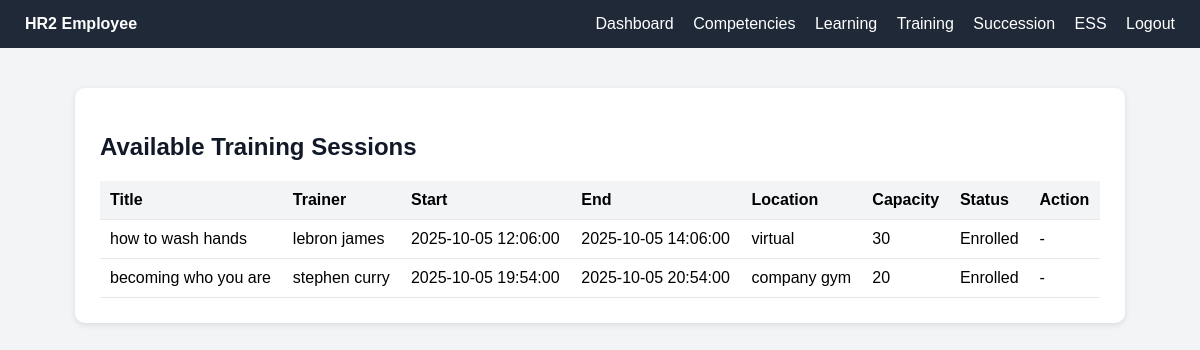
Before: /modules/hr2/user/training.php (signed in) with the older database file.
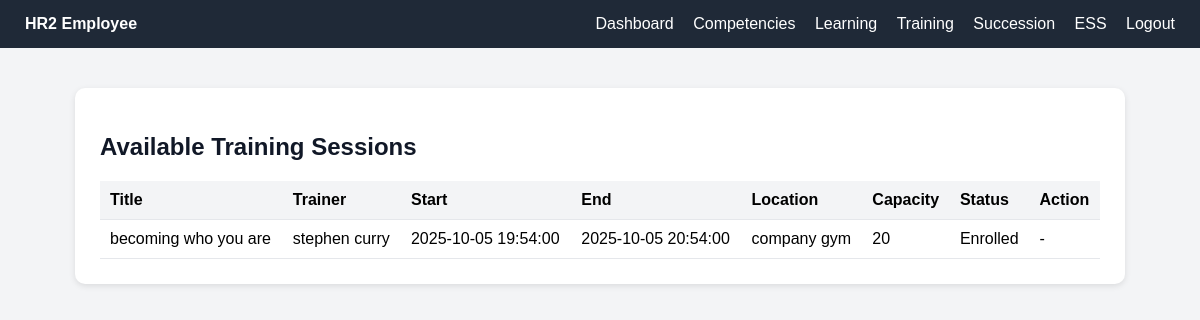
After: the same page with the newer database file.
### tables this page shows
CREATE TABLE `training_sessions` (
  `id` int(11) NOT NULL,
  `training_id` varchar(11) NOT NULL,
  `title` varchar(255) NOT NULL,
  `description` text DEFAULT NULL,
  `start_datetime` datetime NOT NULL,
  `end_datetime` datetime DEFAULT NULL,
  `location` varchar(255) DEFAULT NULL,
  `trainer` varchar(100) DEFAULT NULL,
  `capacity` int(11) DEFAULT 0,
  `created_at` timestamp NOT NULL DEFAULT current_timestamp(),
  `updated_at` timestamp NOT NULL DEFAULT current_timestamp() ON UPDATE current_timestamp()
);

### modules/hr2/user/training.php (the view, shortened to what this page needs)
<?php
include('../../../config/database.php');
$emp_id = (int)$_SESSION['employee_id'];
$stmt = $conn->prepare("SELECT employee_id AS employee_code FROM employees WHERE id = ?");
$stmt->bind_param("i", $emp_id);
$stmt->execute();
$result = $stmt->get_result();
$employee = $result->fetch_assoc();
$employee_code = $employee['employee_code'];
$query = "
SELECT ts.training_id, ts.title, ts.trainer, ts.start_datetime, ts.end_datetime, ts.location, ts.capacity,
       CASE WHEN te.id IS NULL THEN 0 ELSE 1 END AS enrolled
FROM training_sessions ts
LEFT JOIN training_enrolls te
       ON te.training_id = ts.training_id AND te.employee_id = ?
ORDER BY ts.start_datetime ASC
";
$stmt = $conn->prepare($query);
$stmt->bind_param("s", $employee_code);
$stmt->execute();
$result = $stmt->get_result();
$sessions = $result->fetch_all(MYSQLI_ASSOC);
?>
<!DOCTYPE html>
<html lang="en">
<head>
</head>
<body>
<div class="navbar">
    <div><strong>HR2 Employee </strong></div>
    <div>
        <a href="../../../index.php">Dashboard</a>
            <a href="competency.php">Competencies</a>
            <a href="learning.php">Learning</a>
            <a href="training.php">Training</a>
            <a href="succession.php">Succession</a>
            <a href="ess.php">ESS</a>
            <a href="../../../logout.php">Logout</a>
    </div>
</div>
<div class="container">
    <h2>Available Training Sessions</h2>
    <table>
        <thead>
            <tr>
                <th>Title</th>
                <th>Trainer</th>
                <th>Start</th>
                <th>End</th>
                <th>Location</th>
                <th>Capacity</th>
                <th>Status</th>
                <th>Action</th>
            </tr>
        </thead>
        <tbody>
            <?php if (count($sessions) > 0): ?>
                <?php foreach ($sessions as $s): ?>
                    <tr>
                        <td><?= htmlspecialchars($s['title']) ?></td>
                        <td><?= htmlspecialchars($s['trainer']) ?></td>
                        <td><?= htmlspecialchars($s['start_datetime']) ?></td>
                        <td><?= htmlspecialchars($s['end_datetime']) ?></td>
                        <td><?= htmlspecialchars($s['location']) ?></td>
                        <td><?= htmlspecialchars($s['capacity']) ?></td>
                        <td><?= $s['enrolled'] ? 'Enrolled' : 'Not Enrolled' ?></td>
                        <td>
                            <?php if (!$s['enrolled']): ?>
                                <a href="?enroll=<?= urlencode($s['training_id']) ?>" class="enroll-btn">Enroll</a>
                            <?php else: ?>
                                -
                            <?php endif; ?>
                        </td>
                    </tr>
                <?php endforeach; ?>
            <?php else: ?>
                <tr><td colspan="8" style="text-align:center;">No training sessions found.</td></tr>
            <?php endif; ?>
        </tbody>
    </table>
</div>
</body>
</html>

Changed rows visible on the page:
removed training_sessions: title "how to wash hands", trainer "lebron james", start_datetime "2025-10-05 12:06:00", end_datetime "2025-10-05 14:06:00", location "virtual", capacity "30"
